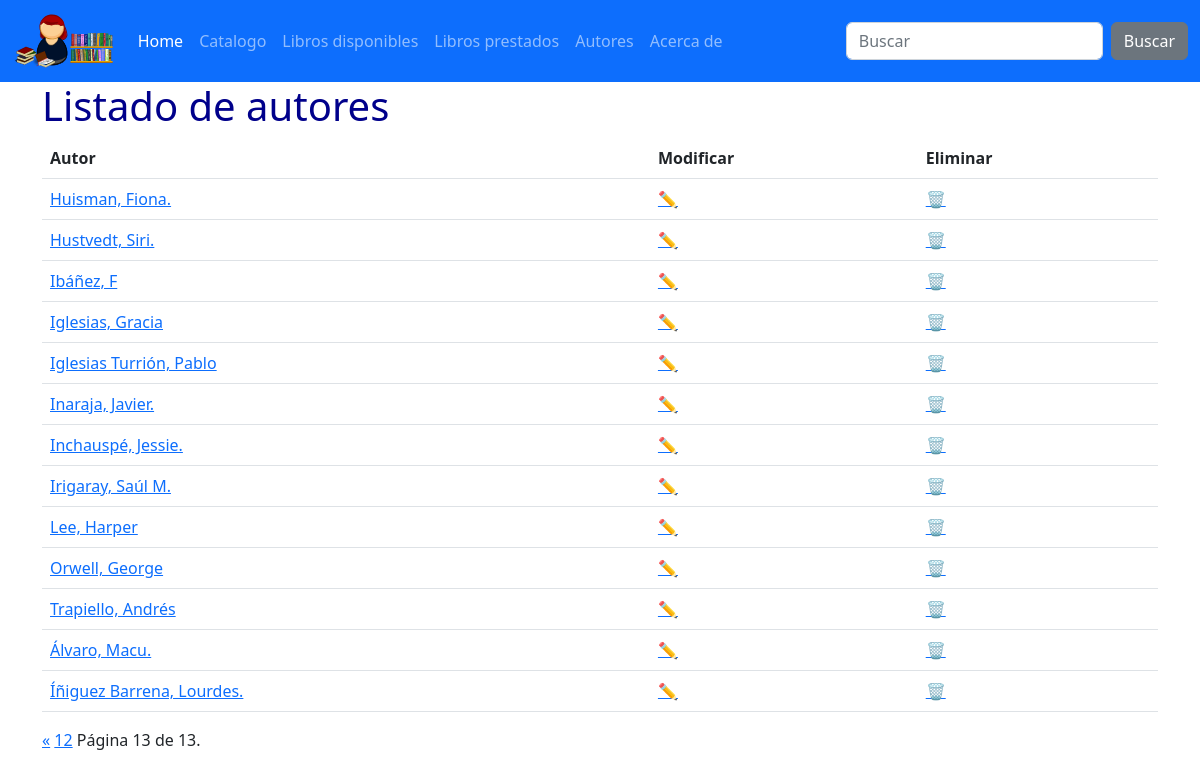
The app's page /catalogo/autores/?page=13, older data.
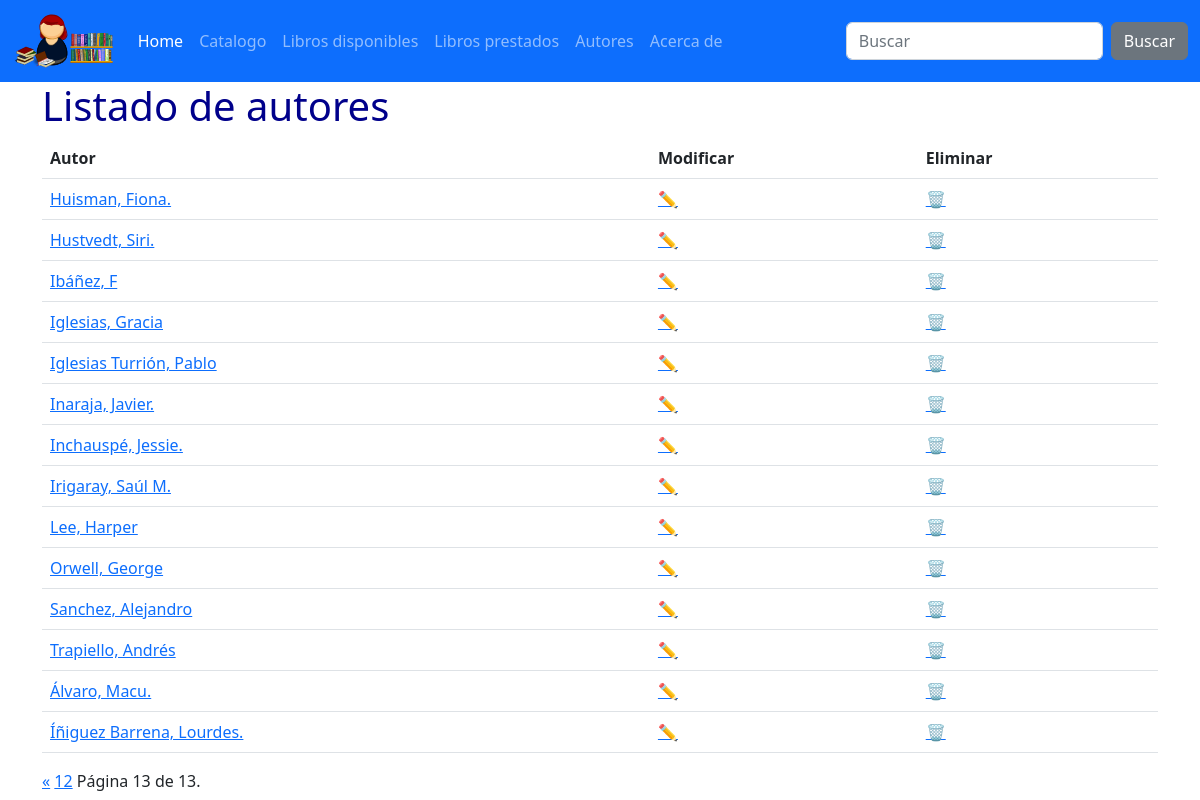
The same page, newer data.
### catalog/models.py (models this page shows)
class Author(models.Model):
    first_name = models.CharField(max_length=100)
    last_name = models.CharField(max_length=100)
    date_of_birth = models.DateField(null=True, blank=True)
    date_of_death = models.DateField('Died', null=True, blank=True)
    class Meta:
        ordering = ['last_name', 'first_name']
    def __str__(self):
        return f'{self.last_name}, {self.first_name}'

### catalog/views.py (the view)
# urls.py: path('autores/', AuthorListView.as_view(), name='lista-autores'),
class AuthorListView(ListView):
    model = Author
    paginate_by = 15

### catalog/templates/catalog/author_list.html (shortened to what this page needs)
{% extends "base.html" %}
{% load static %}
    {% block content %}
    <h1>Listado de autores</h1>
        <table class="table table-striped">
            <thead>
                <tr>
                    <th scope="col">Autor</th>
                    <th scope="col">Modificar</th>
                    <th scope="col">Eliminar</th>
                </tr>
            {% for autor in author_list %}
            <tr>
                <td><a href="{% url 'detalle-autor' autor.id %}">{{ autor }}</a></td>
                <td><a href="{% url 'author-update' autor.id %}">&#9999;</a></td>
                <td><a href="{% url 'author-delete' autor.id %}">&#128465;</a></td>
            </tr>
            {% endfor %}
        </table>
    <div class="pagination">
        <span class="step-links">
            {% if page_obj.has_previous %}
                <a href="?page=1">&laquo;</a>
                <a href="?page={{ page_obj.previous_page_number }}">{{ page_obj.previous_page_number }}</a>
            {% endif %}
            <span class="current">
                Página {{ page_obj.number }} de {{ page_obj.paginator.num_pages }}.
            </span>
        </span>
    </div>
    {% endblock %}

### catalog/templates/base.html (shortened to what this page needs)
{% load static %}
<!doctype html>
<html lang="es">
<head>
  <link href="https://cdn.jsdelivr.net/npm/bootstrap@5.2.2/dist/css/bootstrap.min.css" rel="stylesheet"
>
  <link rel="stylesheet" href="https://cdn.jsdelivr.net/npm/bootstrap-icons@1.10.2/font/bootstrap-icons.css">
  <link rel="stylesheet" href="{% static 'css/custom_styles.css' %}">
</head>
<body>
  {% include "includes/nav.html" %}
  <div class="container">
  {% block content %}{% endblock %}
  </div>
</body>
</html>

### catalog/templates/includes/nav.html (shortened to what this page needs)
{% load static %}
<nav class="navbar navbar-expand-md navbar-dark bg-primary">
    <div class="container-fluid">
      <a class="navbar-brand" href="/"><img  src="{% static 'img/logo.svg' %}" height="56px" alt="Library"></a>
      <div class="collapse navbar-collapse" id="navbarColor01">
        <ul class="navbar-nav me-auto">
          <li class="nav-item">
            <a class="nav-link active" href='/'>Home
            </a>
          </li>
          <li class="nav-item">
            <a class="nav-link" href="/catalogo">Catalogo</a>
          </li>
          <li class="nav-item">
            <a class="nav-link" href="{% url 'lista-libros' %}">Libros disponibles</a>
          </li>
          <li class="nav-item">
            <a class="nav-link" href="{% url 'prestados' %}">Libros prestados</a>
          </li>
          <li class="nav-item">
            <a class="nav-link" href="{% url 'lista-autores' %}">Autores</a>
          </li>
          <li class="nav-item">
            <a class="nav-link" href="{% url 'acercade' %}">Acerca de</a>
          </li>
        </ul>
        <form class="d-flex" action="{% url 'buscar' %}">
          <input class="form-control me-sm-2" type="text"
              name="q" placeholder="Buscar" {% if busqueda %} value="{{busqueda}}" {% endif %}
              required >
          <button class="btn btn-secondary my-2 my-sm-0" type="submit">Buscar</button>
        </form>
      </div>
    </div>
  </nav>

### catalog/static/css/custom_styles.css (style rules this page uses)
h1 { color: darkblue; }

Row changes from the older to the newer data that the page shows:
added Author: last_name+first_name "Sanchez, Alejandro"
